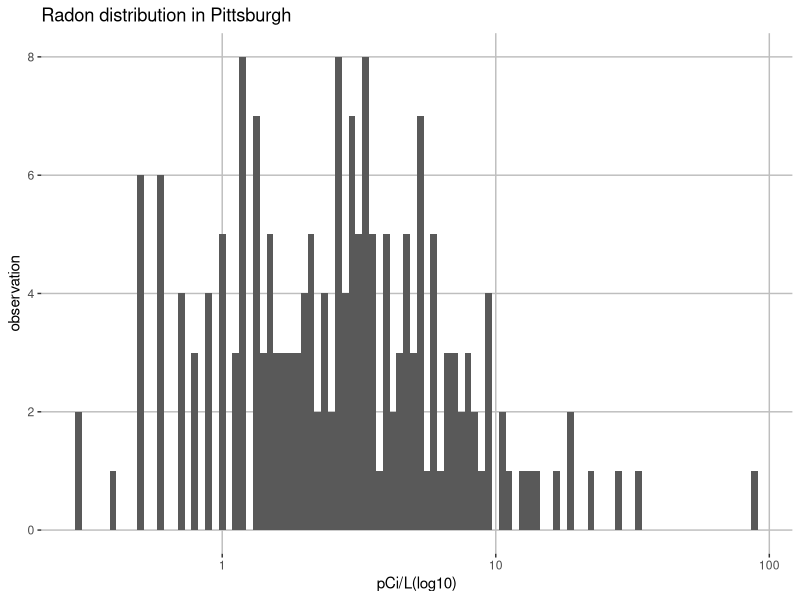
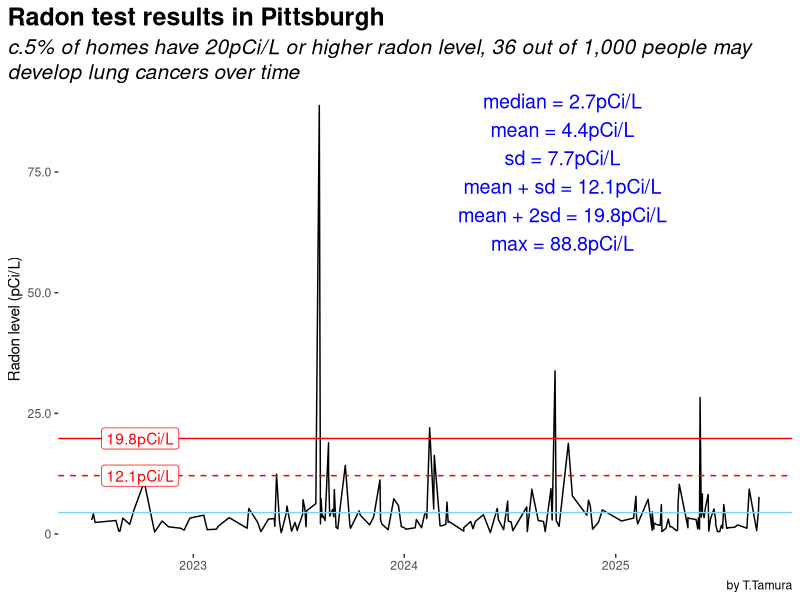

Recreate these plots in R, in order.
library(tidyverse)
library(glue)
library(ggtext)

setwd("/Users/takayukitamura/Documents/R_Computing/radon_data")

crm_data <- read_csv("crm_2025-09-10.csv")

table <- crm_data %>% 
  summarise(n = length(value), min = min(value), mean = mean(value), median = median(value),sd = sd(value), 
            "mean + sd" = mean+sd, "mean+2sd" = mean + sd*2, max = max(value))
  
mean <- table$mean
median <- table$median
sd <- round(table$sd, 1)
"mean+sd" <- table$`mean + sd`
z1 <- round(table$`mean + sd`, 1)
z2 <- round(table$`mean+2sd`, 1)
max <- table$max

crm_data %>% 
  ggplot(aes(x = value)) +
  geom_histogram(bins =100) +
  scale_x_log10() +
  labs(title = "Radon distribution in Pittsburgh",
       x = "pCi/L(log10)",
       y = "observation") +
  theme(
    axis.text.x = element_text(),
    panel.background = element_blank(),
    panel.grid.major = element_line(colour = "gray")
    
  )
  

crm_data %>% 
  ggplot(aes(x = date, y = value)) +
  geom_line() +
  geom_hline(yintercept = table$mean, color = "skyblue") +
  geom_hline(yintercept = z1, color = "red", linetype = "dashed") +
  geom_hline(yintercept = z2, color = "red") +
  annotate(geom = "text",
           x = as.Date("2024-10-01"),
           y = 75,
           label = glue("median = {median}pCi/L\nmean = {round(mean,1)}pCi/L\nsd = {sd}pCi/L\nmean + sd = {z1}pCi/L\nmean + 2sd = {z2}pCi/L\nmax = {max}pCi/L"),
           size = 5, color = "blue") +
  annotate(geom = "label",
           x = as.Date("2022-10-01"),
           y = (c(z1, z2)),
           label = c(glue("{z1}pCi/L"), 
                     glue("{z2}pCi/L")), color = "red") +
  scale_y_continuous(breaks = seq(0, 100, 25),
                     labels = c("0", "25.0", "50.0", "75.0", "100.0")) +
  labs(title = "Radon test results in Pittsburgh",
       subtitle = "c.5% of homes have 20pCi/L or higher radon level, 36 out of 1,000 people may develop lung cancers over time",
       y = "Radon level (pCi/L)",
       x = NULL,
       caption = "by T.Tamura") +
  theme(
    panel.background = element_blank(),
    plot.title.position = "plot",
    plot.title = element_text(size = 18, face = "bold"),
    plot.subtitle = element_textbox_simple(size = 15, face = "italic")
  )
  
